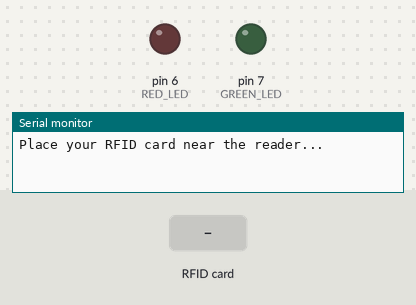
A sketch run on a simulated Arduino Uno, built with avr-gcc and run on an emulated ATmega328P. Shown: output pins drawn as LEDs (lit = HIGH), the last lines printed to the serial monitor. The test bench sets the inputs (shaded band). Pins used as bus, display or sensor lines are not drawn.

Above: at 1.2 s.
1.3 s: RFID card B8 4C 46 12 held to the reader
At 2.1 s:
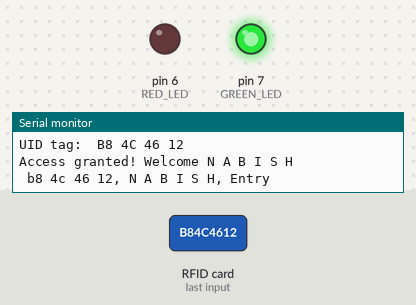
3.8 s: RFID card 5E 7A 19 C4 held to the reader
At 4.6 s:
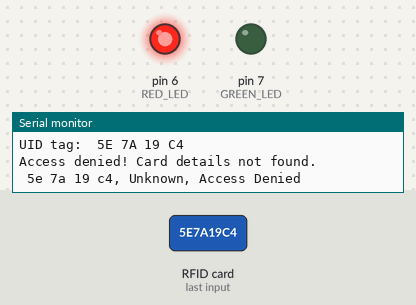
6.3 s: RFID card 62 EE 7A 51 held to the reader
At 7.9 s:
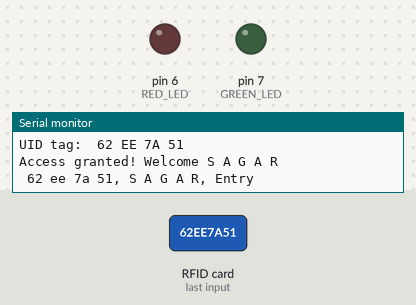
Timing chart, 0 to 9.4 s (numbered marks = the images above; inputs shaded):
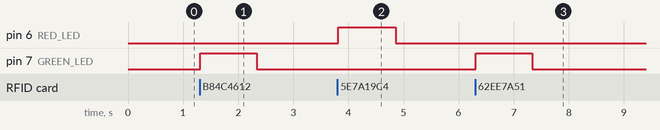

Measured:
- after the input at 1.3 s, pin 7 (GREEN_LED): LOW → HIGH at once, → LOW 1.0 s later
- after the input at 3.8 s, pin 6 (RED_LED): LOW → HIGH at once, → LOW 1.0 s later
- after the input at 6.3 s, pin 7 (GREEN_LED): LOW → HIGH at once, → LOW 1.0 s later

The sketch:

sketch_aug30a.ino
```cpp
#include <SPI.h>
#include <MFRC522.h>

#define SS_PIN 10
#define RST_PIN 9
#define GREEN_LED 7
#define RED_LED 6

MFRC522 rfid(SS_PIN, RST_PIN);

// Define the known RFID card UIDs and their associated names
struct AuthorizedCard {
  byte uid[4];
  String name;
};

AuthorizedCard authorizedCards[] = {
  {{0xB8, 0x4C, 0x46, 0x12}, "N A B I S H"},
  {{0x62, 0xEE, 0x7A, 0x51}, "S A G A R"},
  {{0x83, 0x12, 0x5B, 0x11}, "A D M I N"}  // Add more users as needed
};

void setup() {
  Serial.begin(9600);
  SPI.begin();
  rfid.PCD_Init();
  pinMode(GREEN_LED, OUTPUT);
  pinMode(RED_LED, OUTPUT);
  digitalWrite(GREEN_LED, LOW);
  digitalWrite(RED_LED, LOW);

  Serial.println("Place your RFID card near the reader...");
}

void loop() {
  if (!rfid.PICC_IsNewCardPresent()) {
    return;
  }

  if (!rfid.PICC_ReadCardSerial()) {
    return;
  }

  // Display UID in the Serial Monitor
  Serial.print("UID tag: ");
  String content = "";
  for (byte i = 0; i < rfid.uid.size; i++) {
    Serial.print(rfid.uid.uidByte[i] < 0x10 ? " 0" : " ");
    Serial.print(rfid.uid.uidByte[i], HEX);
    content.concat(String(rfid.uid.uidByte[i] < 0x10 ? " 0" : " "));
    content.concat(String(rfid.uid.uidByte[i], HEX));
  }
  Serial.println();

  // Compare the scanned UID with the known UIDs and print associated name
  bool isAuthorized = false;
  String userName = "";
  for (byte i = 0; i < sizeof(authorizedCards) / sizeof(authorizedCards[0]); i++) {
    bool match = true;
    for (byte j = 0; j < rfid.uid.size; j++) {
      if (rfid.uid.uidByte[j] != authorizedCards[i].uid[j]) {
        match = false;
        break;
      }
    }
    if (match) {
      isAuthorized = true;
      userName = authorizedCards[i].name;
      break;
    }
  }

  // Prepare data to send to the Python script
  String logEntry = content + ", "; // UID
  logEntry += isAuthorized ? userName : "Unknown"; // User name or "Unknown"

  if (isAuthorized) {
    digitalWrite(GREEN_LED, HIGH);
    digitalWrite(RED_LED, LOW);
    Serial.print("Access granted! Welcome ");
    Serial.println(userName);
    logEntry += ", Entry"; // Log as an entry action
  } else {
    digitalWrite(GREEN_LED, LOW);
    digitalWrite(RED_LED, HIGH);
    Serial.println("Access denied! Card details not found.");
    logEntry += ", Access Denied"; // Log as a failed access
  }

  // Send the log entry to the Serial port
  Serial.println(logEntry);

  delay(1000); // Keep the LED on for 1 second
  digitalWrite(GREEN_LED, LOW);
  digitalWrite(RED_LED, LOW);

  rfid.PICC_HaltA();
  rfid.PCD_StopCrypto1();
}
```
